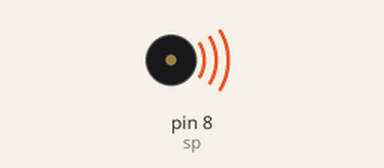
Bench run of a sketch on a simulated Arduino Uno, built with avr-gcc and run on an emulated ATmega328P. Shown: buzzer (waves = sounding).

Above: at 0.1 s.
At 2.8 s:
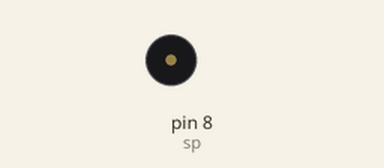
Timing chart, 0 to 4.3 s (numbered marks = the images above):
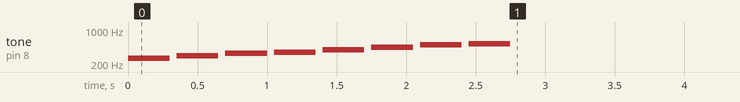

The sketch:

20200309____-Do-Re-Mi-Fa-So-La-Si-Do.ino
```cpp
int sp=8;
int i;
int j;
int notes[8]={262,294,329,349,392,440,493,523};
void setup(){
  for(i=0;i<8;i++){
    tone(sp,notes[i],300);
    delay(300);
    noTone(sp);
    delay(50);}
}
void loop()
{}
```
